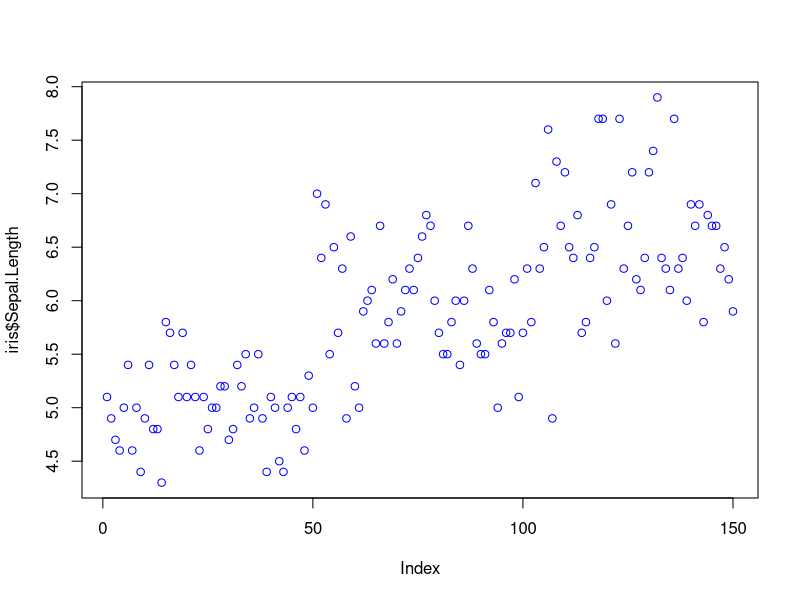

Write R code to recreate this figure.
## ---- chunk 1
summary(iris$Sepal.Length)
## ---- chunk 2
plot(iris$Sepal.Length, col="blue")
